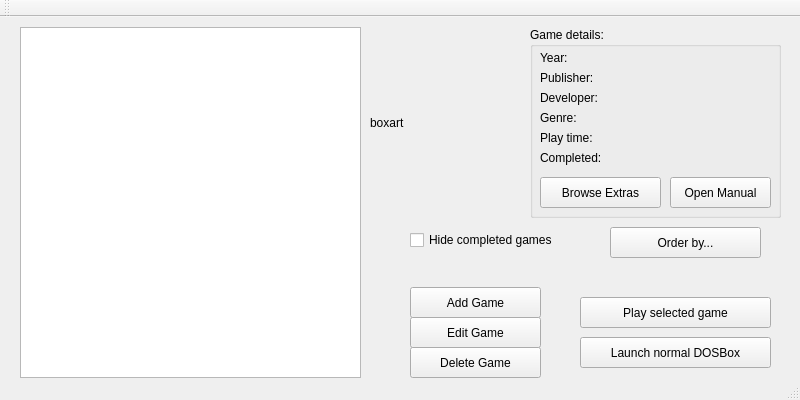
<?xml version="1.0" encoding="UTF-8"?>
<ui version="4.0">
 <class>MainWindow</class>
 <widget class="QMainWindow" name="MainWindow">
  <property name="geometry">
   <rect>
    <x>0</x>
    <y>0</y>
    <width>800</width>
    <height>400</height>
   </rect>
  </property>
  <property name="windowTitle">
   <string>DOS Games Manager</string>
  </property>
  <property name="windowIcon">
   <iconset>
    <normaloff>dosgamesicon.ico</normaloff>dosgamesicon.ico</iconset>
  </property>
  <widget class="QWidget" name="centralWidget">
   <widget class="QLabel" name="box_art">
    <property name="geometry">
     <rect>
      <x>370</x>
      <y>10</y>
      <width>141</width>
      <height>191</height>
     </rect>
    </property>
    <property name="text">
     <string>boxart</string>
    </property>
   </widget>
   <widget class="QPushButton" name="play_button">
    <property name="geometry">
     <rect>
      <x>580</x>
      <y>280</y>
      <width>191</width>
      <height>31</height>
     </rect>
    </property>
    <property name="text">
     <string>Play selected game</string>
    </property>
   </widget>
   <widget class="QListWidget" name="games_list">
    <property name="geometry">
     <rect>
      <x>20</x>
      <y>10</y>
      <width>341</width>
      <height>351</height>
     </rect>
    </property>
   </widget>
   <widget class="QPushButton" name="add_game_button">
    <property name="geometry">
     <rect>
      <x>410</x>
      <y>270</y>
      <width>131</width>
      <height>31</height>
     </rect>
    </property>
    <property name="text">
     <string>Add Game</string>
    </property>
   </widget>
   <widget class="QGroupBox" name="gamedetails">
    <property name="geometry">
     <rect>
      <x>530</x>
      <y>10</y>
      <width>251</width>
      <height>191</height>
     </rect>
    </property>
    <property name="title">
     <string>Game details:</string>
    </property>
    <widget class="QPushButton" name="manual_button">
     <property name="geometry">
      <rect>
       <x>140</x>
       <y>150</y>
       <width>101</width>
       <height>31</height>
      </rect>
     </property>
     <property name="text">
      <string>Open Manual</string>
     </property>
    </widget>
    <widget class="QLabel" name="completed_label">
     <property name="geometry">
      <rect>
       <x>10</x>
       <y>120</y>
       <width>231</width>
       <height>21</height>
      </rect>
     </property>
     <property name="text">
      <string>Completed:</string>
     </property>
    </widget>
    <widget class="QLabel" name="developer_label">
     <property name="geometry">
      <rect>
       <x>10</x>
       <y>60</y>
       <width>231</width>
       <height>21</height>
      </rect>
     </property>
     <property name="text">
      <string>Developer:</string>
     </property>
    </widget>
    <widget class="QLabel" name="publisher_label">
     <property name="geometry">
      <rect>
       <x>10</x>
       <y>40</y>
       <width>231</width>
       <height>21</height>
      </rect>
     </property>
     <property name="text">
      <string>Publisher:</string>
     </property>
    </widget>
    <widget class="QLabel" name="year_label">
     <property name="geometry">
      <rect>
       <x>10</x>
       <y>20</y>
       <width>231</width>
       <height>21</height>
      </rect>
     </property>
     <property name="text">
      <string>Year:</string>
     </property>
    </widget>
    <widget class="QLabel" name="genre_label">
     <property name="geometry">
      <rect>
       <x>10</x>
       <y>80</y>
       <width>231</width>
       <height>21</height>
      </rect>
     </property>
     <property name="text">
      <string>Genre:</string>
     </property>
    </widget>
    <widget class="QLabel" name="playtime_label">
     <property name="geometry">
      <rect>
       <x>10</x>
       <y>100</y>
       <width>231</width>
       <height>21</height>
      </rect>
     </property>
     <property name="text">
      <string>Play time:</string>
     </property>
    </widget>
    <widget class="QPushButton" name="extras_button">
     <property name="geometry">
      <rect>
       <x>10</x>
       <y>150</y>
       <width>121</width>
       <height>31</height>
      </rect>
     </property>
     <property name="text">
      <string>Browse Extras</string>
     </property>
    </widget>
   </widget>
   <widget class="QCheckBox" name="hidecompleted_box">
    <property name="geometry">
     <rect>
      <x>410</x>
      <y>210</y>
      <width>191</width>
      <height>26</height>
     </rect>
    </property>
    <property name="text">
     <string>Hide completed games</string>
    </property>
   </widget>
   <widget class="QPushButton" name="defaultdos_button">
    <property name="geometry">
     <rect>
      <x>580</x>
      <y>320</y>
      <width>191</width>
      <height>31</height>
     </rect>
    </property>
    <property name="toolTip">
     <string>&lt;html&gt;&lt;head/&gt;&lt;body&gt;&lt;p&gt;Launch default DOSBox to set up directories and games to be added.&lt;/p&gt;&lt;/body&gt;&lt;/html&gt;</string>
    </property>
    <property name="text">
     <string>Launch normal DOSBox</string>
    </property>
   </widget>
   <widget class="QPushButton" name="order_button">
    <property name="geometry">
     <rect>
      <x>610</x>
      <y>210</y>
      <width>151</width>
      <height>31</height>
     </rect>
    </property>
    <property name="text">
     <string>Order by...</string>
    </property>
   </widget>
   <widget class="QPushButton" name="edit_game_button">
    <property name="geometry">
     <rect>
      <x>410</x>
      <y>300</y>
      <width>131</width>
      <height>31</height>
     </rect>
    </property>
    <property name="text">
     <string>Edit Game</string>
    </property>
   </widget>
   <widget class="QPushButton" name="del_game_button">
    <property name="geometry">
     <rect>
      <x>410</x>
      <y>330</y>
      <width>131</width>
      <height>31</height>
     </rect>
    </property>
    <property name="text">
     <string>Delete Game</string>
    </property>
   </widget>
  </widget>
  <widget class="QToolBar" name="mainToolBar">
   <attribute name="toolBarArea">
    <enum>TopToolBarArea</enum>
   </attribute>
   <attribute name="toolBarBreak">
    <bool>false</bool>
   </attribute>
  </widget>
  <widget class="QStatusBar" name="statusBar"/>
 </widget>
 <layoutdefault spacing="6" margin="11"/>
 <resources/>
 <connections/>
</ui>
